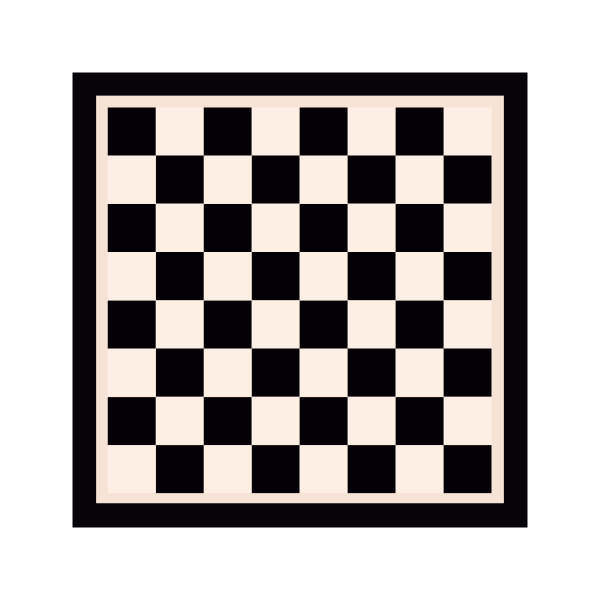
#> input picture OpenCV/assets/chessboard.png, 1200 x 1200 px (shown at 1/2 size)
$ python 6.py
#> lines starting #> are read from the running program, lines starting #| are printed output that depends on the picture; after the words box and inside, x2 and y2 are one past the last pixel; in counts of white or black regions, pixels touching at a corner belong together
import numpy as np
import random
import cv2

img = cv2.imread('assets/chessboard.png')
#> img is the input picture: shape (1200, 1200, 3); mean B, G, R 168.4, 169.7, 175

img = cv2.resize(img, (0,0), fx=0.7, fy=0.7)
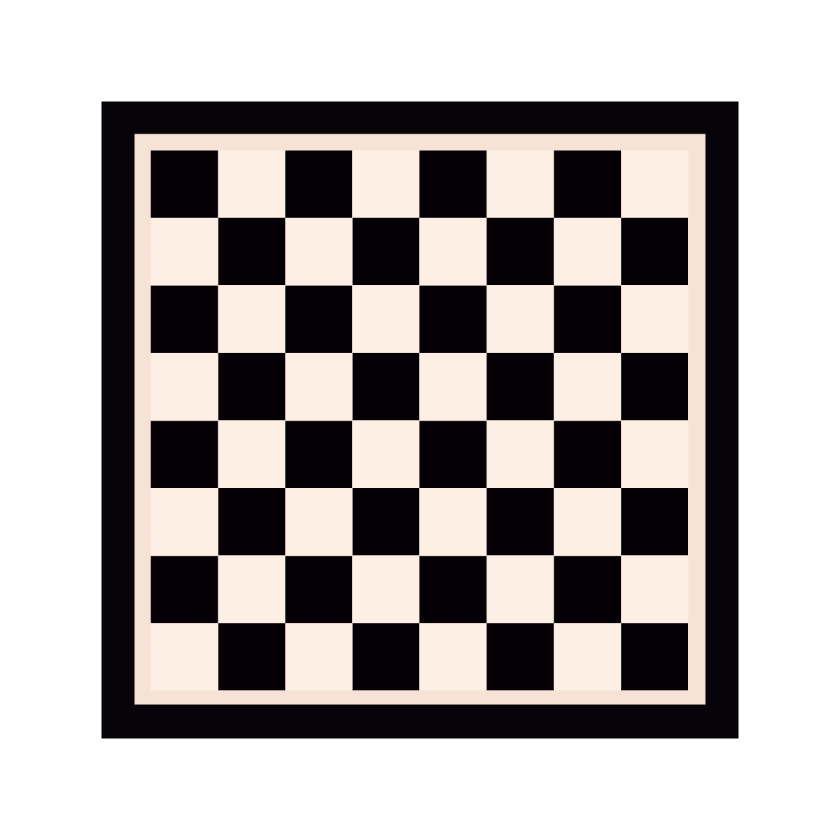
#> img: shape (840, 840, 3); mean B, G, R 168.4, 169.7, 175
gray = cv2.cvtColor(img, cv2.COLOR_BGR2GRAY)

corners = cv2.goodFeaturesToTrack(gray, 100, 0.01, 10)
#> corners = 87 rows, first 8: [620, 487], [620, 622], [620, 352], [351, 487], [553, 488], [620, 218], [418, 488], [284, 488]
corners = np.int0(corners)

for corner in corners:
	x,y = corner.ravel()
	cv2.circle(img, (x,y), 5, (255,0,0), -1)
#> this loop made 87 passes
#> (x, y) on passes 1 to 12: (620, 487), (620, 622), (620, 352), (351, 487), (553, 488), (620, 218), (418, 488), (284, 488), (554, 353), (351, 622), (418, 353), (284, 353)
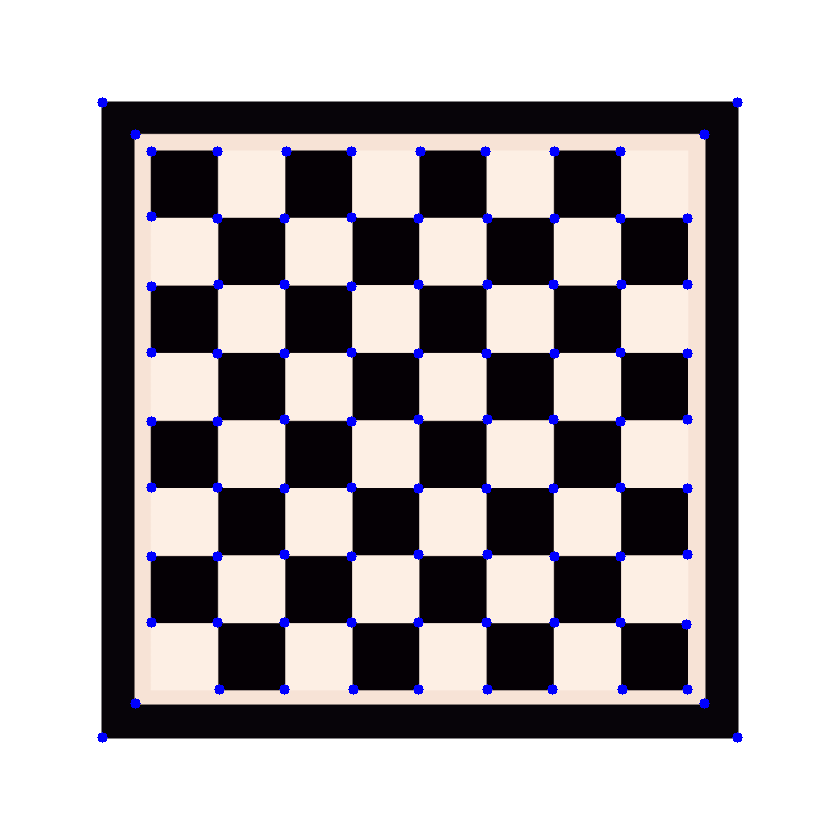
#> img: shape (840, 840, 3); 1% of pixels changed, all inside (x1, y1, x2, y2) = (97, 97, 743, 743)

for i in range(len(corners)):
	for j in range(len(corners)):
		corner1 = tuple(corners[i][0])
		corner2 = tuple(corners[j][0])
		color = tuple(map(lambda x: int(x), np.random.randint(0,255,size=3)))
		cv2.line(img, corner1, corner2, color, 1)
#> this loop made 87 passes
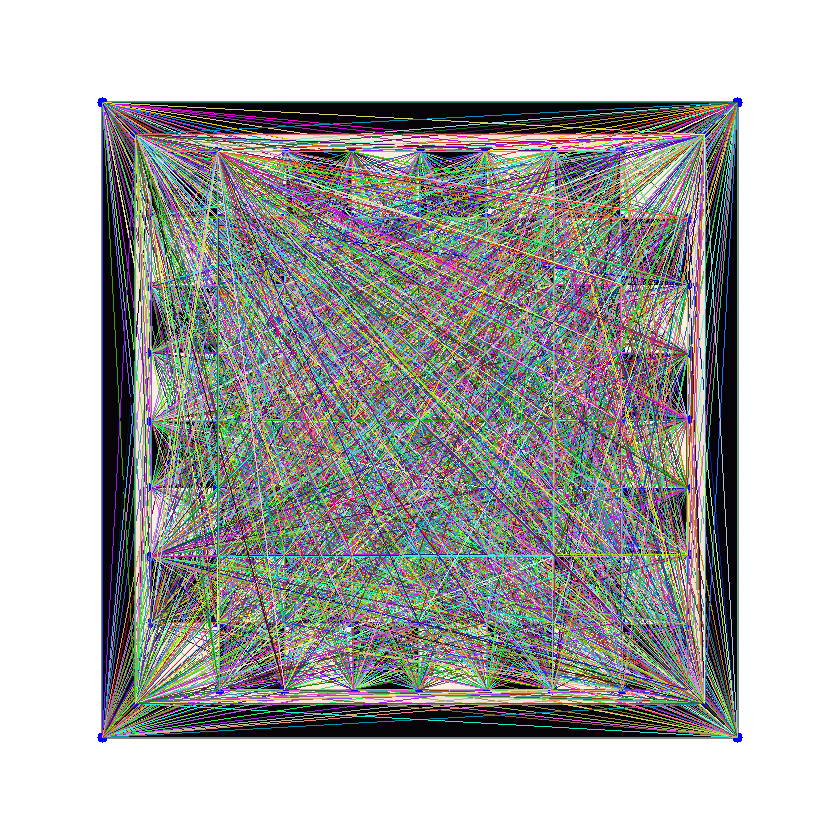
#> img: shape (840, 840, 3); mean B, G, R 174.3, 175.2, 174.9

cv2.imshow('frame', img)
cv2.waitKey(0)
cv2.destroyAllWindows()
